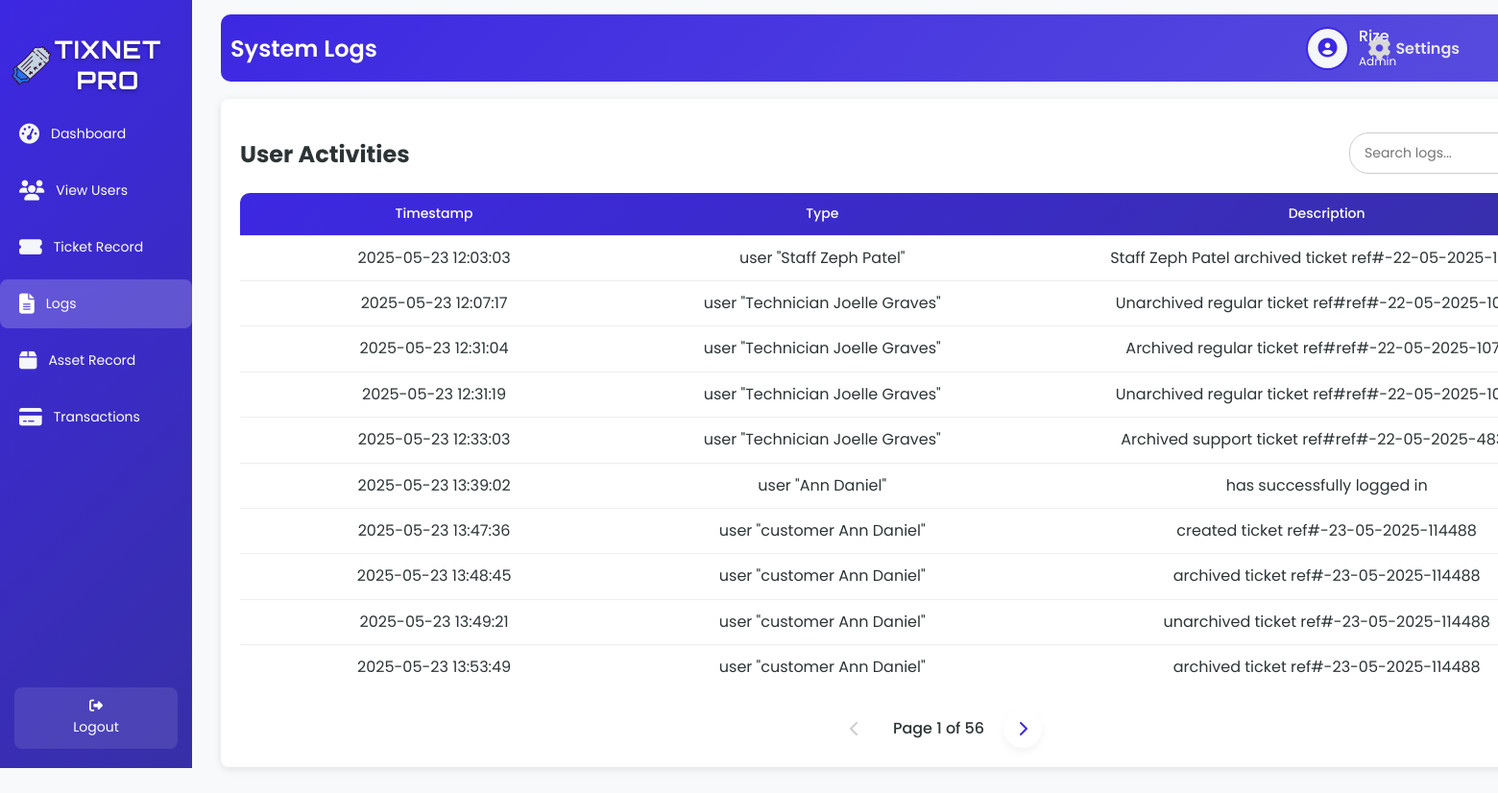
The page /logs.php (signed in) on the database its author committed.
### tables this page shows
CREATE TABLE `tbl_user` (
  `u_id` int(50) NOT NULL,
  `u_fname` varchar(200) NOT NULL,
  `u_lname` varchar(200) NOT NULL,
  `u_email` varchar(200) NOT NULL,
  `u_username` varchar(200) NOT NULL,
  `u_password` varchar(200) NOT NULL,
  `u_type` varchar(200) NOT NULL,
  `u_status` varchar(200) NOT NULL,
  `is_online` tinyint(1) DEFAULT 0
);

CREATE TABLE `tbl_logs` (
  `l_stamp` varchar(200) NOT NULL,
  `l_type` varchar(200) NOT NULL,
  `l_description` varchar(200) NOT NULL
);

### logs.php (the view, shortened to what this page needs)
<?php
include 'db.php';
$username = $_SESSION['username'];
$firstName = '';
$userType = '';
$avatarPath = $_SESSION['avatarPath'];
if ($conn) {
    $sqlUser = "SELECT u_fname, u_lname, u_type FROM tbl_user WHERE u_username = ?";
    $stmt = $conn->prepare($sqlUser);
    $stmt->bind_param("s", $_SESSION['username']);
    $stmt->execute();
    $resultUser = $stmt->get_result();
    if ($resultUser->num_rows > 0) {
        $row = $resultUser->fetch_assoc();
        $firstName = $row['u_fname'] ?: $username;
        $userType = $row['u_type'];
    }
}
$logs_per_page = 10;
$current_page = isset($_GET['page']) ? max(1, (int)$_GET['page']) : 1;
$search_term = isset($_GET['search']) ? trim($_GET['search']) : '';
$offset = ($current_page - 1) * $logs_per_page;
if ($search_term !== '') {
    $countSql = "SELECT COUNT(*) as total FROM tbl_logs WHERE l_description LIKE ? OR l_stamp LIKE ? OR l_type LIKE ?";
    $countStmt = $conn->prepare($countSql);
    $searchWildcard = "%$search_term%";
    $countStmt->bind_param("sss", $searchWildcard, $searchWildcard, $searchWildcard);
    $countStmt->execute();
    $countResult = $countStmt->get_result();
    $total_logs = $countResult->fetch_assoc()['total'];
    $countStmt->close();
} else {
    $total_logs_query = "SELECT COUNT(*) as total FROM tbl_logs";
    $total_logs_result = $conn->query($total_logs_query);
    $total_logs = $total_logs_result->fetch_assoc()['total'];
}
$total_pages = ceil($total_logs / $logs_per_page);
if ($search_term !== '') {
    $log_query = "SELECT l_stamp, l_type, l_description FROM tbl_logs WHERE l_description LIKE ? OR l_stamp LIKE ? OR l_type LIKE ? ORDER BY l_stamp ASC LIMIT ?, ?";
    $stmt = $conn->prepare($log_query);
    $searchWildcard = "%$search_term%";
    $stmt->bind_param("sssii", $searchWildcard, $searchWildcard, $searchWildcard, $offset, $logs_per_page);
} else {
    $log_query = "SELECT l_stamp, l_type, l_description FROM tbl_logs ORDER BY l_stamp ASC LIMIT ?, ?";
    $stmt = $conn->prepare($log_query);
    $stmt->bind_param("ii", $offset, $logs_per_page);
}
$stmt->execute();
$logResult = $stmt->get_result();
?>
<!DOCTYPE html>
<html lang="en">
<head>
    <link rel="stylesheet" href="logs.css">
    <link rel="stylesheet" href="https://cdnjs.cloudflare.com/ajax/libs/font-awesome/6.6.0/css/all.min.css" />
    <link href='https://unpkg.com/boxicons@2.1.4/css/boxicons.min.css' rel='stylesheet'>
</head>
<body>
<div class="wrapper">
    <div class="sidebar">
        <h2><img src="image/logo.png" alt="Tix Net Icon" class="sidebar-icon">TixNet Pro</h2>
        <ul>
            <li><a href="adminD.php"><i class="fas fa-tachometer-alt icon"></i> <span>Dashboard</span></a></li>
            <li><a href="viewU.php"><i class="fas fa-users icon"></i> <span>View Users</span></a></li>
            <li><a href="regular_close.php"><i class="fas fa-ticket-alt icon"></i> <span>Ticket Record</span></a></li>
            <li><a href="logs.php" class="active"><i class="fas fa-file-alt icon"></i> <span>Logs</span></a></li>
            <li><a href="returnT.php"><i class="fas fa-box icon"></i> <span>Asset Record</span></a></li>
            <li><a href="AdminPayments.php"><i class="fas fa-credit-card icon"></i> <span>Transactions</span></a></li>
        </ul>
        <footer>
            <a href="index.php" class="back-home"><i class="fas fa-sign-out-alt"></i> Logout</a>
        </footer>
    </div>
    <div class="container">
        <div class="upper">
            <h1>System Logs</h1>
            <div class="user-profile">
                <div class="user-icon">
                    <?php
                    $cleanAvatarPath = preg_replace('/\?\d+$/', '', $avatarPath);
                    if (!empty($avatarPath) && file_exists($cleanAvatarPath)) {
                        echo "<img src='" . htmlspecialchars($avatarPath, ENT_QUOTES, 'UTF-8') . "' alt='User Avatar'>";
                    } else {
                        echo "<i class='fas fa-user-circle'></i>";
                    }
                    ?>
                </div>
                <div class="user-details">
                    <span><?php echo htmlspecialchars($firstName, ENT_QUOTES, 'UTF-8'); ?></span>
                    <small><?php echo htmlspecialchars(ucfirst($userType), ENT_QUOTES, 'UTF-8'); ?></small>
                </div>
                <a href="settings.php" class="settings-link">
                    <i class="fas fa-cog"></i>
                    <span>Settings</span>
                </a>
            </div>
        </div>
        <div class="table-box">
            <h2>User Activities</h2>
            <div class="search-container">
                <input type="text" class="search-bar" id="searchInput" placeholder="Search logs..." onkeyup="debouncedSearchLogs()" value="<?php echo htmlspecialchars($search_term); ?>">
            </div>
            <table id="logs-table">
                <thead>
                    <tr>
                        <th class="timestamp-header">Timestamp</th>
                        <th class="type-header">Type</th>
                        <th class="description-header">Description</th>
                    </tr>
                </thead>
                <tbody id="logs-tbody">
                    <?php if ($logResult->num_rows > 0): ?>
                        <?php while ($logRow = $logResult->fetch_assoc()): ?>
                            <?php
                            $type_display = $logRow['l_type'] ? 'user "' . htmlspecialchars($logRow['l_type']) . '"' : 'Unknown';
                            ?>
                            <tr class="log-row">
                                <td class="timestamp-cell"><?php echo htmlspecialchars($logRow['l_stamp']); ?></td>
                                <td class="type-cell"><?php echo $type_display; ?></td>
                                <td class="description-cell"><?php echo htmlspecialchars($logRow['l_description']); ?></td>
                            </tr>
                        <?php endwhile; ?>
                    <?php else: ?>
                        <tr class="log-row">
                            <td colspan="3" class="no-logs-cell">No logs found</td>
                        </tr>
                    <?php endif; ?>
                </tbody>
            </table>
            <div class="pagination" id="logs-pagination">
                <?php
                $paginationParams = ['page' => $current_page];
                if ($current_page > 1) {
                    $prevParams = $paginationParams;
                    $prevParams['page'] = $current_page - 1;
                    $prevQuery = http_build_query($prevParams);
                    echo "<a href='logs.php?{$prevQuery}' class='pagination-link' onclick='loadPage(" . ($current_page - 1) . ", \"" . htmlspecialchars($search_term, ENT_QUOTES) . "\"); return false;'><i class='fas fa-chevron-left'></i></a>";
                } else {
                    echo "<span class='pagination-link disabled'><i class='fas fa-chevron-left'></i></span>";
                }
                echo "<span class='current-page'>Page {$current_page} of {$total_pages}</span>";
                if ($current_page < $total_pages) {
                    $nextParams = $paginationParams;
                    $nextParams['page'] = $current_page + 1;
                    $nextQuery = http_build_query($nextParams);
                    echo "<a href='logs.php?{$nextQuery}' class='pagination-link' onclick='loadPage(" . ($current_page + 1) . ", \"" . htmlspecialchars($search_term, ENT_QUOTES) . "\"); return false;'><i class='fas fa-chevron-right'></i></a>";
                } else {
                    echo "<span class='pagination-link disabled'><i class='fas fa-chevron-right'></i></span>";
                }
                ?>
            </div>
        </div>
    </div>
</div>
</body>
</html>

### rows shown on the page
tbl_user: u_fname "Rize", u_type "Admin"
tbl_logs: l_stamp "2025-05-23 12:03:03", l_type "user \"Staff Zeph Patel\"", l_description "Staff Zeph Patel archived ticket…"
tbl_logs: l_stamp "2025-05-23 12:07:17", l_type "user \"Technician Joelle Graves\"", l_description "Unarchived regular ticket…"
tbl_logs: l_stamp "2025-05-23 12:31:04", l_type "user \"Technician Joelle Graves\"", l_description "Archived regular ticket…"
tbl_logs: l_stamp "2025-05-23 12:31:19", l_type "user \"Technician Joelle Graves\"", l_description "Unarchived regular ticket…"
tbl_logs: l_stamp "2025-05-23 12:33:03", l_type "user \"Technician Joelle Graves\"", l_description "Archived support ticket…"
tbl_logs: l_stamp "2025-05-23 13:39:02", l_type "user \"Ann Daniel\"", l_description "has successfully logged in"
tbl_logs: l_stamp "2025-05-23 13:47:36", l_type "user \"customer Ann Daniel\"", l_description "created ticket ref#-23-05-2025-114488"
tbl_logs: l_stamp "2025-05-23 13:48:45", l_type "user \"customer Ann Daniel\"", l_description "archived ticket ref#-23-05-2025-114488"
tbl_logs: l_stamp "2025-05-23 13:49:21", l_type "user \"customer Ann Daniel\"", l_description "unarchived ticket ref#-23-05-2025-114488"
tbl_logs: l_stamp "2025-05-23 13:53:49", l_type "user \"customer Ann Daniel\"", l_description "archived ticket ref#-23-05-2025-114488"

### other values the page prints
$current_page "1"
$total_pages "56"
